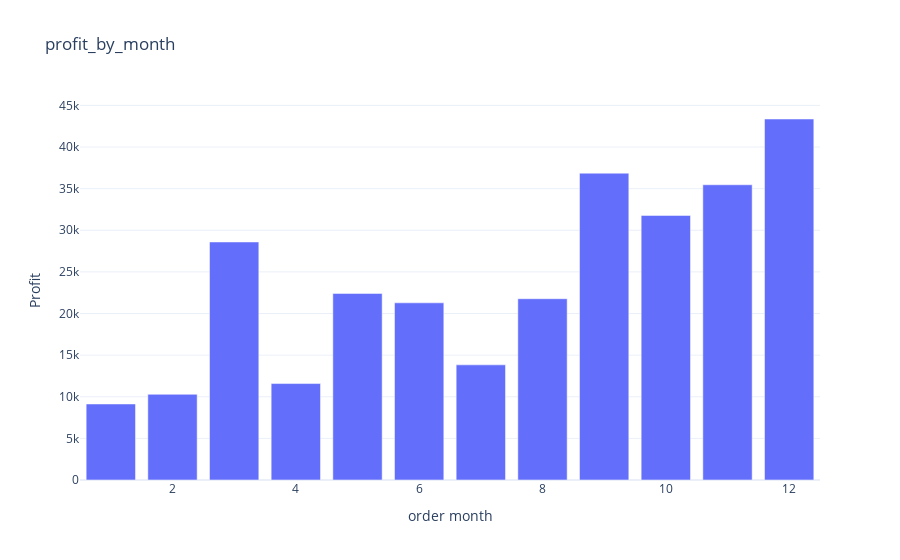

Notebook code for this chart:
### Code cell
profit_by_month=data.groupby('order month')['Profit'].sum().reset_index()
fig=px.bar(profit_by_month,
           x='order month',
           y='Profit',
           title='profit_by_month')
fig.show()

### Figure 1 — Plotly figure (JSON) as saved in the notebook; plotly's stock layout.template omitted (floating-point values rounded to 4 significant figures)
{"data": [{"alignmentgroup": "True", "hovertemplate": "order month=%{x}<br>Profit=%{y}<extra></extra>", "legendgroup": "", "marker": {"color": "#636efa", "pattern": {"shape": ""}}, "name": "", "offsetgroup": "", "orientation": "v", "showlegend": false, "textposition": "auto", "type": "bar", "x": [1, 2, 3, 4, 5, 6, 7, 8, 9, 10, 11, 12], "xaxis": "x", "y": [9134.0, 10290.0, 28590.0, 11590.0, 22410.0, 21290.0, 13830.0, 21780.0, 36860.0, 31780.0, 35470.0, 43370.0], "yaxis": "y"}], "layout": {"autosize": true, "barmode": "relative", "legend": {"tracegroupgap": 0}, "title": {"text": "profit_by_month"}, "xaxis": {"anchor": "y", "autorange": true, "domain": [0, 1], "range": [0.5, 12.5], "title": {"text": "order month"}, "type": "linear"}, "yaxis": {"anchor": "x", "autorange": true, "domain": [0, 1], "range": [0, 45650.0], "title": {"text": "Profit"}, "type": "linear"}}}
